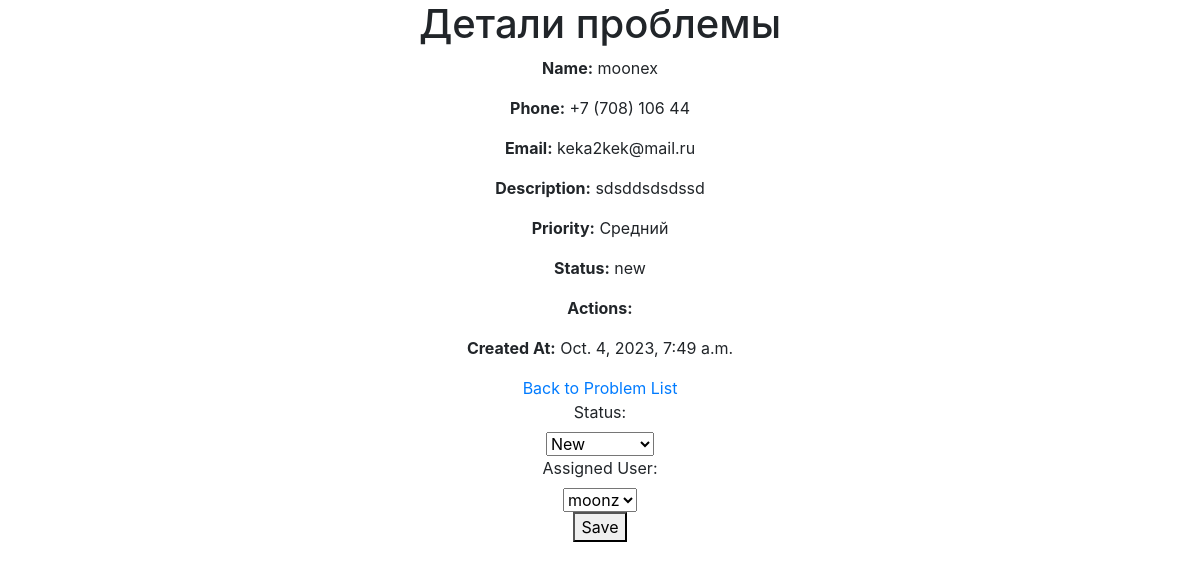
/problem/7/ (signed in), run on the app's committed database.
### myapp/models.py (models this page shows)
class Problem(models.Model):
    name = models.CharField(max_length=255)
    phone = models.CharField(max_length=15)
    email = models.EmailField()
    description = models.TextField()
    priority = models.CharField(max_length=10, choices=PRIORITY_CHOICES)
    created_at = models.DateTimeField(auto_now_add=True)
    user = models.ForeignKey(User, on_delete=models.CASCADE, null=True, blank=True)
    status = models.CharField(max_length=20, choices=STATUS_CHOICES, default='new')
    actions = models.CharField(blank=True, max_length=1000)
    assigned_user = models.ForeignKey(User, on_delete=models.SET_NULL, null=True, related_name='assigned_problems')
    resolved_user = models.ForeignKey(User, on_delete=models.SET_NULL, null=True, related_name='resolved_problems')

### myapp/views.py (the view, shortened to what this page needs)
# urls.py: path('problem/<int:problem_id>/', views.problem_detail, name='problem-detail'),
@login_required
def problem_detail(request, problem_id):
    problem = Problem.objects.get(pk=problem_id)
    reception_group = Group.objects.get(name='Reception')
    reception_users = reception_group.user_set.all()
    is_tester = request.user.groups.filter(name='Tester').exists()
    return render(request, 'problem_detail.html', {'problem': problem, 'reception_users': reception_users, 'is_tester': is_tester})

### myapp/templates/problem_detail.html (shortened to what this page needs)
<link rel="stylesheet" href="https://maxcdn.bootstrapcdn.com/bootstrap/4.0.0/css/bootstrap.min.css">
<form class="d-flex flex-column justify-content-center align-items-center" method="post">
    <h1 class="text-center">Детали проблемы</h1>
    <p><strong>Name:</strong> {{ problem.name }}</p>
    <p><strong>Phone:</strong> {{ problem.phone }}</p>
    <p><strong>Email:</strong> {{ problem.email }}</p>
    <p><strong>Description:</strong> {{ problem.description }}</p>
    <p><strong>Priority:</strong> {{ problem.get_priority_display }}</p>
    <p><strong>Status:</strong> {{ problem.status }}</p>
    <p><strong>Actions:</strong> {{ problem.actions }}</p>
    <p><strong>Created At:</strong> {{ problem.created_at }}</p>
    <a href="{% url 'problem-list' %}" class="text-center">Back to Problem List</a>
    <label for="status">Status:</label>
    <select name="status" id="status">
        <option value="new">New</option>
    </select>
    <label for="assigned_user">Assigned User:</label>
    <select name="assigned_user" id="assigned_user">
        <option value="{{ problem.assigned_user.id }}" selected>{{ problem.assigned_user.username }}</option>
    </select>
    <button type="submit">Save</button>
</form>

### data on the page
Problem: name "moonex", phone "+7 (708) 106 44", email "keka2kek@mail.ru", description "sdsddsdsdssd", priority "Средний", status "new", created_at "Oct. 4, 2023, 7:49 a.m.", assigned_user "moonz"
